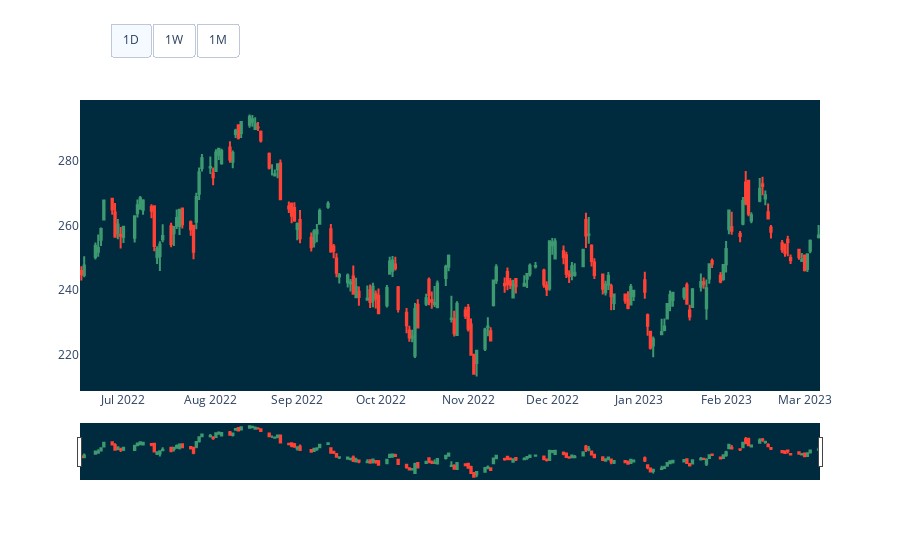

The cell this chart's notebook holds for it:
### Code cell
layout = go.Layout(
    paper_bgcolor='rgba(0,0,0,0)',
    plot_bgcolor='rgba(0,42,61,1)',
)
fig = go.Figure(data=[go.Candlestick(x=data['timestamp'],
                open=data['open'],
                high=data['high'],
                low=data['low'],
                close=data['close'])],
                layout=layout)
fig.update_xaxes(showgrid=False)
fig.update_yaxes(showgrid=False)
fig.update_layout(
    updatemenus=[
        dict(
            type = "buttons",
            direction = "left",
            buttons=[
            {'label': '1D',
             'method': 'update',
             'args': [{'x': [data['timestamp']],
                       'open': [data['open']],
                       'high': [data['high']],
                       'low': [data['low']],
                       'close': [data['close']]}]},
            {'label': '1W',
             'method': 'update',
             'args': [{'x': [data1['timestamp']],
                       'open': [data1['open']],
                       'high': [data1['high']],
                       'low': [data1['low']],
                       'close': [data1['close']]}]},
            {'label': '1M',
             'method': 'update',
             'args': [{'x': [data2['timestamp']],
                       'open': [data2['open']],
                       'high': [data2['high']],
                       'low': [data2['low']],
                       'close': [data2['close']]}]},           
        ],
            pad={"r": 10, "t": 10},
            showactive=True,
            x=0.04,
            xanchor="left",
            y=1.3,
            yanchor="top"
        ),
    ]
)
fig.show()
